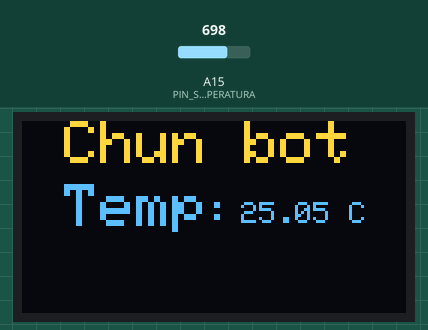
Simulated run of this sketch. Board: Arduino Mega 2560, built with avr-gcc and run on an emulated ATmega2560. Shown: 128×64 one-colour display. The test bench sets the inputs (shaded band); at power-on: A15 (PIN_SENSOR_TEMPERATURA) = 698. The OLED is the two-colour kind (top 16 rows yellow).

Above: at 1.3 s.
1.4 s: A15 (PIN_SENSOR_TEMPERATURA) set to 753
At 2.7 s:
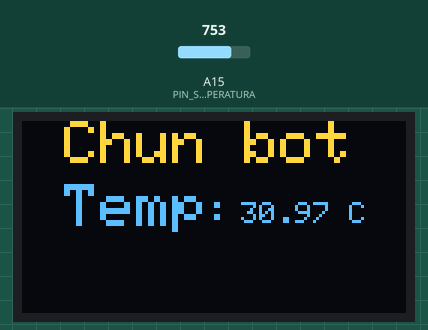
3.2 s: A15 (PIN_SENSOR_TEMPERATURA) set to 802
At 5.8 s:
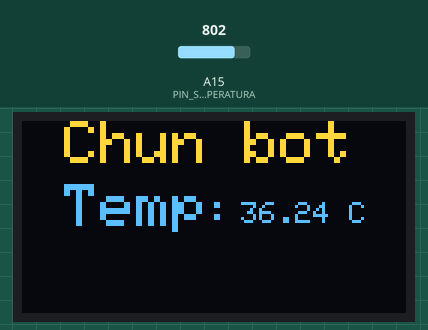
6.2 s: A15 (PIN_SENSOR_TEMPERATURA) set to 872
At 6.8 s:
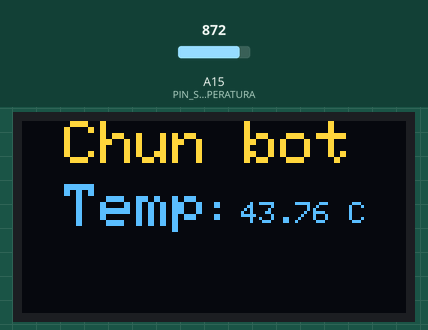
Timing chart, 0 to 9.2 s (numbered marks = the images above; inputs shaded):
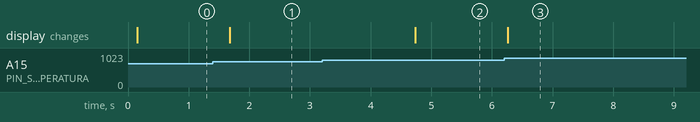

Measured:
- after the input at 1.4 s, the display: changes after 0.28 s (image 1)
- after the input at 3.2 s, the display: changes after 1.5 s (image 2)
- after the input at 6.2 s, the display: changes after 0.06 s (image 3)

The sketch:

temperatura.ino
```cpp
// plaquita: Arduino mega 2560

#include "src/Oled/Oled.h"
#include "src/SensorTemperatura/SensorTemperatura.h"

void setup()
{
  Serial.begin(9600);

  oled_init();
  sensorTemperatura_init();

  oled_display_text("Chun bot", 14, 0);
  oled_display_text("Temp", 14, 21);
  oled_update();
}

void loop()
{
  float temperatura = sensorTemperatura_read();
  char texto[10];

  dtostrf(temperatura, 5, 2, texto); // ancho 5, 2 decimales
  strcat(texto, " C");

  oled_display_text(":", 60, 23, 2);
  oled_clear_cuadrado(73, 26, 43, 9);
  oled_display_text(texto, 73, 27, 1);
  oled_update();

  delay(1500);
}
```

Oled.cpp
```cpp
#include "Oled.h"

// Puedes usar la librería Adafruit_SSD1306 o escribir comandos directamente.
// Aquí haremos un ejemplo básico usando Adafruit para compatibilidad.
#include <Adafruit_GFX.h>
#include <Adafruit_SSD1306.h>

// Creamos el objeto SSD1306
Adafruit_SSD1306 display(128, 64, &Wire);

void oled_init()
{
    // Inicializamos I2C (sin parámetros en Arduino Mega)
    Wire.begin();

    // Inicializamos el display
    if (!display.begin(SSD1306_SWITCHCAPVCC, OLED_ADDR))
    {
        Serial.println(F("ERROR: No se pudo iniciar OLED"));
    }

    oled_clear();
}

void oled_clear()
{
    display.clearDisplay();
    display.display();
}

void oled_clear_cuadrado(uint8_t x, uint8_t y, uint8_t width, uint8_t height)
{
    display.fillRect(x, y, width, height, SSD1306_BLACK);
}

void oled_display_text(const char *text, uint8_t x, uint8_t y, uint8_t textSize = 2)
{
    display.setTextSize(textSize);
    display.setTextColor(SSD1306_WHITE);
    display.setCursor(x, y);
    display.println(text);
}

void oled_draw_circle(uint8_t x, uint8_t y, uint8_t radius)
{
    display.drawCircle(x, y, radius, SSD1306_WHITE); // contorno
    // display.fillCircle(x, y, radius, SSD1306_WHITE);   // relleno
}

void oled_update()
{
    display.display();
}
```

Oled.h
```cpp
#ifndef __OLED__
#define __OLED__

#include <Arduino.h>
#include <Wire.h> // Librería I2C de Arduino

#define PIN_OLED_SDA 20
#define PIN_OLED_SCL 21

// Dirección I2C típica de SSD1315
#define OLED_ADDR 0x3C

void oled_init();
void oled_clear();
void oled_clear_cuadrado(uint8_t x, uint8_t y, uint8_t width, uint8_t height);
void oled_display_text(const char *text, uint8_t x, uint8_t y, uint8_t textSize = 2);
void oled_draw_circle(uint8_t x, uint8_t y, uint8_t radius);
void oled_update();

#endif
```

SensorTemperatura.cpp
```cpp
#include <Arduino.h>
#include "SensorTemperatura.h"

void sensorTemperatura_init(void)
{
    analogReference(INTERNAL1V1); // para que por USB y por batería el sensor dé el mismo valor.

    // Esta pirula es porque las primeras lecturas suelen ser un poco locas
    sensorTemperatura_read();
    delay(20);
    sensorTemperatura_read();
    delay(20);
}

float sensorTemperatura_read(void)
{
    // El robot lleva soldado un TMP36 de serie, pero acepta LM35 también.

    // Si usas LM35, activa esta línea y apaga la siguiente.
    // return lm35_read();
    return tmp36_read();
}

float lm35_read(void)
{
    int raw = analogRead(PIN_SENSOR_TEMPERATURA);
    float voltage = (raw * (VREF / 1023.0)); // volts
    return voltage * 100.0;                  // 10 mV / °C
}

float tmp36_read(void)
{
    int raw = analogRead(PIN_SENSOR_TEMPERATURA); // 0..1023
    float voltage = raw * (VREF / 1023.0);        // volts reales
    return ((voltage - 0.5) * 100.0);             // TMP36: 10 mV/°C
}
```

SensorTemperatura.h
```cpp
#ifndef _SENSOR_TEMPERATURA_H_
#define _SENSOR_TEMPERATURA_H_

#include <Arduino.h>

#define VREF 1.10 // volts (típicamente 1.05–1.15)
#define PIN_SENSOR_TEMPERATURA A15

void sensorTemperatura_init(void);
float sensorTemperatura_read(void);
float lm35_read(void);
float tmp36_read(void);

#endif
```
